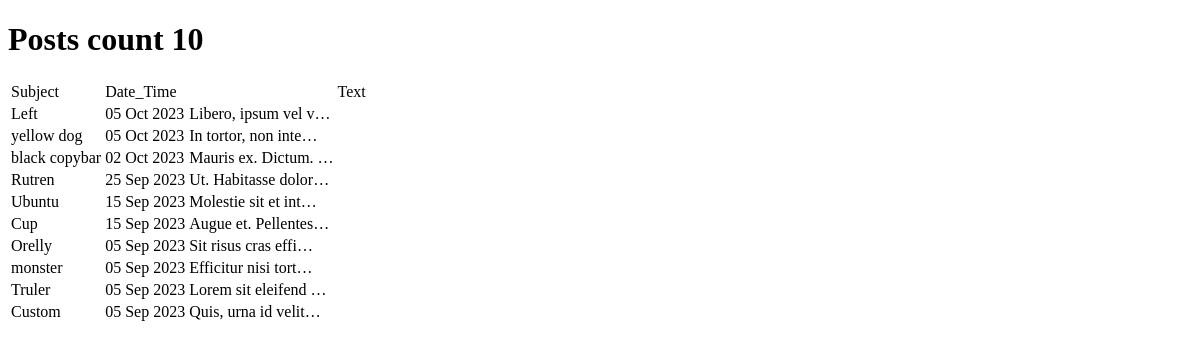
Before: /news/ with the older database file.
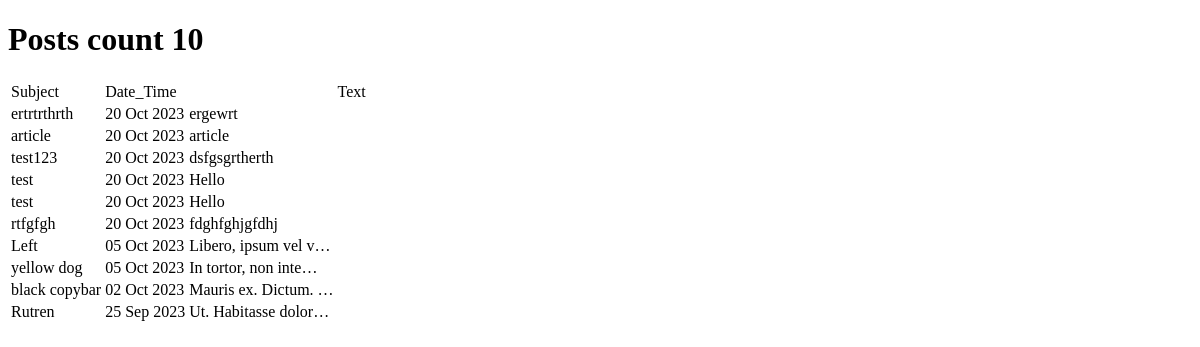
After: the same page with the newer database file.
### News/models.py (models this page shows, shortened)
class Reaction():
    def __init__(self):
        pass

class Post(models.Model, Reaction):
    article = 'AR'
    news = 'NW'
    TYPES = [
        (article, 'article'),
        (news, 'news')
    ]
    author = models.ForeignKey(Author, on_delete=models.CASCADE)
    category = models.ManyToManyField(Category, through='PostCategory')
    type = models.CharField(choices=TYPES, default=news, max_length=2)
    date_time = models.DateTimeField(auto_now_add=True)
    subject = models.CharField(max_length=100)
    text = models.TextField()
    rating = models.IntegerField(default=0)

### News/views.py (the view)
# urls.py: path('', PostsList.as_view(), name='post_list'),
class PostsList(ListView):
    model = Post
    ordering = '-date_time'
    template_name = 'Posts.html'
    context_object_name = 'posts'
    paginate_by = 10

### templates/Posts.html (shortened to what this page needs)
{% extends 'flatpages/default.html' %}
{% load custom_filters %}
{% block content %}
<h1>Posts count {{ posts | length }}</h1>
{% if posts %}
    <table>
        <tr>
            <td>Subject</td>
            <td>Date_Time<td>
            <td>Text</td>
        </tr>
        {% for post in posts %}
            <tr>
                <td>{{post.subject | censor}}</td>
                <td>{{post.date_time | date:'d M Y'}}</td>
                <td>{{post.text | censor | truncatechars:20}}</td>
            </tr>
        {% endfor %}
    </table>
{% endif %}
{% endblock content %}

Changed rows visible on the page:
no longer on this page (row unchanged): Post: subject|censor "Ubuntu", date_time "15 Sep 2023", text|censor "Molestie sit et int…"
no longer on this page (row unchanged): Post: subject|censor "Cup", date_time "15 Sep 2023", text|censor "Augue et. Pellentes…"
no longer on this page (row unchanged): Post: subject|censor "Orelly", date_time "05 Sep 2023", text|censor "Sit risus cras effi…"
no longer on this page (row unchanged): Post: subject|censor "monster", date_time "05 Sep 2023", text|censor "Efficitur nisi tort…"
no longer on this page (row unchanged): Post: subject|censor "Truler", date_time "05 Sep 2023", text|censor "Lorem sit eleifend …"
no longer on this page (row unchanged): Post: subject|censor "Custom", date_time "05 Sep 2023", text|censor "Quis, urna id velit…"
added Post: subject|censor "ertrtrthrth", date_time "20 Oct 2023", text|censor "ergewrt"
added Post: subject|censor "article", date_time "20 Oct 2023", text|censor "article"
added Post: subject|censor "test123", date_time "20 Oct 2023", text|censor "dsfgsgrtherth"
added Post: subject|censor "test", date_time "20 Oct 2023", text|censor "Hello"
added Post: subject|censor "test", date_time "20 Oct 2023", text|censor "Hello"
added Post: subject|censor "rtfgfgh", date_time "20 Oct 2023", text|censor "fdghfghjgfdhj"
